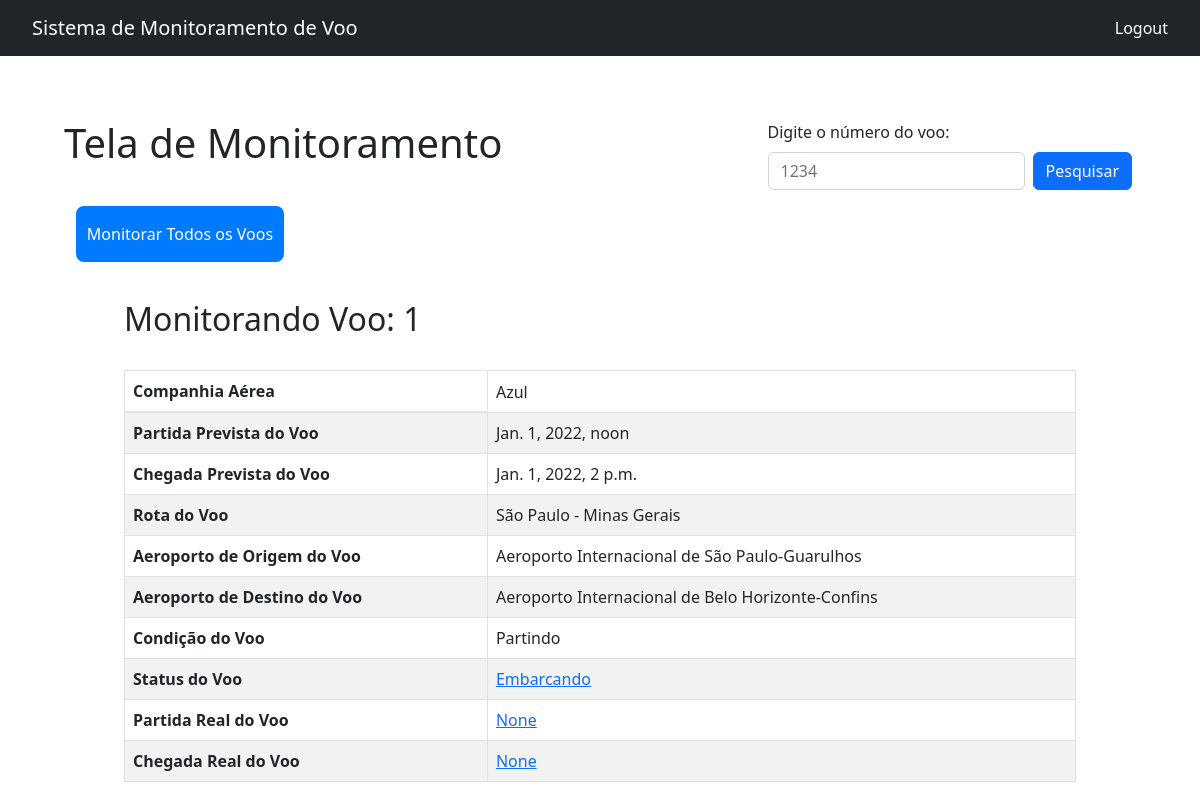
/monitoramento/?voo=1, run on the app's committed database.
### aeroporto/models.py (models this page shows, shortened)
class Voo(models.Model):
    codigoVoo = models.IntegerField(primary_key=True, null=False, unique=True)
    companhiaAerea = models.CharField(max_length=100, null=False)
    partidaPrevista = models.DateTimeField(null=False)
    partidaReal = models.DateTimeField(null=True)
    chegadaPrevista = models.DateTimeField(null=False)
    chegadaReal = models.DateTimeField(null=True)
    status = models.CharField(max_length=100, null=False, default='Aguardo')
    rota = models.CharField(max_length=100, null=True)
    aeroportoOrigem = models.CharField(max_length=100, null=False)
    aeroportoDestino = models.CharField(max_length=100, null=False)
    condicao = models.CharField(max_length=100, null=False)
    class Meta:
        db_table = 'voos'

### aeroporto/views.py (the view)
# urls.py: path('monitoramento/', views.voo_search_view, name='monitoramento_voo'),
def voo_search_view(request):
    voo_object = None
    query = None
    query_dict = request.GET
    try:
        query = int(query_dict.get('voo'))
    except:
        query = None
    if query is not None:
        try:
            voo_object = Voo.objects.get(codigoVoo=query)
        except:
            voo_object = None
            messages.error(request, f'Não foi encontrado Voo com o código {query}')
    context = {'voo': voo_object}
    return render(request, 'monitoramento/voosearch.html', context=context)

### template/monitoramento/voosearch.html (shortened to what this page needs)
{% load static %}
<!DOCTYPE html>
<html>
<head>
    <link rel="stylesheet" href="{% static 'css/bootstrap/bootstrap.min.css' %}">
    <link rel="stylesheet" href="{% static 'css/navbar.css' %}">
    <link rel="stylesheet" href="{% static 'css/monitoramento.css' %}">
</head>
<body>
    <div class="nav-container">
        <nav class="navbar navbar-expand navbar-dark bg-dark">
            <a class="navbar-brand">Sistema de Monitoramento de Voo</a>
            <div class="collapse navbar-collapse" id="navbarText">
                <span class="navbar-text">
                        <a class="nav-link" href="{% url 'voos'%}">Logout</a>
                </span>
            </div>
        </nav>
    </div>
    <div class="container">
        <div class="search-box row">
            <div class="col-md titulo">
                <h1 titulo-text>Tela de Monitoramento</h1>
            </div>
            <form class="row g-3 search-form col-auto">
                <div class="col-auto mb-3">
                    <label for="formGroupExampleInput" class="form-label">Digite o número do voo:</label>
                    <input type="text" class="form-control" id="formGroupExampleInput" placeholder="1234" name="voo">
                </div>
                <div class="col-auto div-pesquisar">
                    <button type="submit" class="btn btn-primary mb-3">Pesquisar</button>
                </div>
            </form>
        </div>
        <div class="monitorar-all">
            <a href="{% url 'monitoramento_all' %}"><span>Monitorar Todos os Voos</span></a>
        </div>
        <div class="container-xl table-voo">
            <h2>Monitorando Voo: {{ voo.codigoVoo }} </h2>
            <br>
            <table class="table table-striped table-bordered">
                <thead>
                    <tr>
                        <th scope="col">Companhia Aérea</th>
                        <td scope="col">{{ voo.companhiaAerea}}</td>
                    </tr>
                </thead>
                <tbody>
                    <tr>
                        <th scope="row">Partida Prevista do Voo</th>
                        <td> {{voo.partidaPrevista}} </td>
                    </tr>
                    <tr>
                        <th scope="row">Chegada Prevista do Voo</th>
                        <td> {{voo.chegadaPrevista}} </td>
                    </tr>
                    <tr>
                        <th scope="row">Rota do Voo</th>
                        <td> {{voo.rota}} </td>
                    </tr>
                    <tr>
                        <th scope="row">Aeroporto de Origem do Voo</th>
                        <td> {{ voo.aeroportoOrigem}} </td>
                    </tr>
                    <tr>
                        <th scope="row">Aeroporto de Destino do Voo</th>
                        <td> {{ voo.aeroportoDestino}} </td>
                    </tr>
                    <tr>
                        <th scope="row">Condição do Voo</th>
                        <td> {{ voo.condicao }} </td>
                    </tr>
                    <tr>
                        <th scope="row">Status do Voo</th>
                        <td scope="col">
                            {% if voo.pk %}
                            <a href="{% url 'atualizar_status_voo' voo.pk %}">{{ voo.status }}</a> {% endif %}
                        </td>
                    </tr>
                    <tr>
                        <th scope="row">Partida Real do Voo</th>
                        <td scope="col">
                            {% if voo.pk %}
                            <a href="{% url 'atualizar_partida_voo' voo.pk %}">{{ voo.partidaReal }}</a> {% endif %}
                        </td>
                    </tr>
                    <tr>
                        <th scope="row">Chegada Real do Voo</th>
                        <td scope="col">
                            {% if voo.pk %}
                            <a href="{% url 'atualizar_chegada_voo' voo.pk %}">{{ voo.chegadaReal }}</a> {% endif %}
                        </td>
                    </tr>
                </tbody>
            </table>
        </div>
    </div>
</body>
</html>

### static/css/navbar.css (style rules this page uses)
.nav-container { background-color: #343a40; }
nav { padding-left: 2rem !important; padding-right: 2rem !important; }
.table thead th { vertical-align: top !important; border-bottom: 2px solid #dee2e6; }
.navbar-collapse { display: inline; position: absolute; right: 2rem; }

### static/css/monitoramento.css (style rules this page uses)
.container { width: auto !important; max-width: 100vw !important; height: 85vh !important; background: #ffffff; margin-left: 2rem; margin-right: 2rem; }
.search-box { margin: 1rem; margin-top: 2rem; margin-bottom: 0; }
.btn { margin-top: 2rem; }
.div-pesquisar { align-items: flex-start; padding: 0 !important; }
.row { margin-right: .5rem !important; margin-left: .5rem !important; align-items: center; }
.table-voo { padding-right: 5rem !important; padding-left: 5rem !important; padding-top: 1rem !important; padding-bottom: 2rem !important; }
.titulo { display: inline-block; height: 100%; vertical-align: middle; }
.monitorar-all { display: inline-block; width: 13rem; height: 3.5rem; margin-left: 2rem; margin-bottom: 1rem; border-radius: .5rem; background-color: #007bff; }
.monitorar-all a { display: block; width: inherit; height: inherit; position: relative; text-decoration: none; color: white; }
.monitorar-all a span { position: absolute; height: fit-content; width: fit-content; inset: 0; margin: auto; }

### data on the page
Voo: codigoVoo "1", companhiaAerea "Azul", partidaPrevista "Jan. 1, 2022, noon", chegadaPrevista "Jan. 1, 2022, 2 p.m.", rota "São Paulo - Minas Gerais", aeroportoOrigem "Aeroporto Internacional de São Paulo-Guarulhos", aeroportoDestino "Aeroporto Internacional de Belo Horizonte-Confins", condicao "Partindo", status "Embarcando", partidaReal "None", chegadaReal "None"
